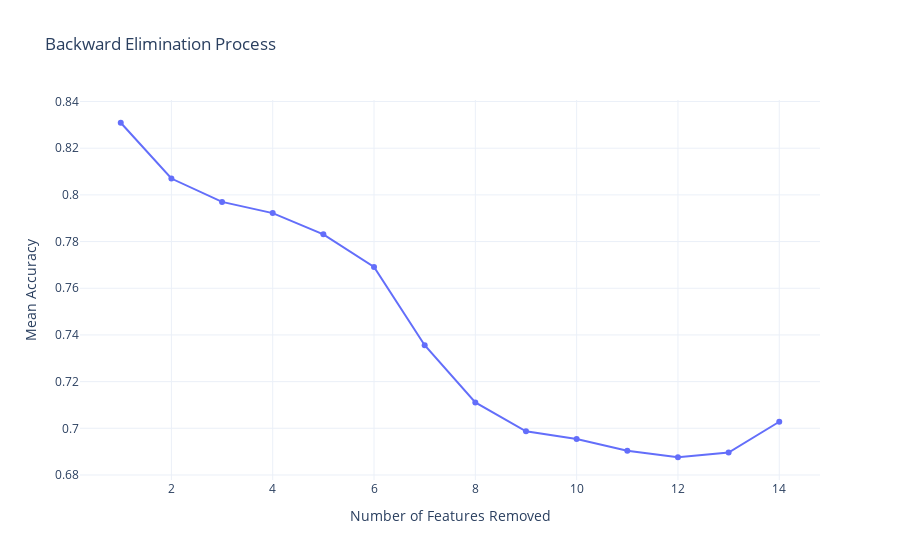

Source (notebook cell):
### Code cell
fig = go.Figure()

fig.add_trace(go.Scatter(
    x=list(range(1, len(removed_features) + 1)),
    y=accuracy_scores,
    mode='lines+markers',
    text=removed_features,
    hovertemplate='<b>Step %{x}</b><br>Removed Feature: %{text}<br>Mean Accuracy: %{y:.4f}<extra></extra>',
    name='Backward Elimination'
))

fig.update_layout(
    title="Backward Elimination Process",
    xaxis_title="Number of Features Removed",
    yaxis_title="Mean Accuracy",
    hovermode="closest",
    template="plotly_white"
)

fig.show()

### Figure 1 — Plotly figure (JSON) as saved in the notebook; plotly's stock layout.template omitted (floating-point values rounded to 4 significant figures)
{"data": [{"hovertemplate": "<b>Step %{x}</b><br>Removed Feature: %{text}<br>Mean Accuracy: %{y:.4f}<extra></extra>", "mode": "lines+markers", "name": "Backward Elimination", "text": ["NumOfProducts", "Age_50-60", "Balance", "IsActiveMember", "CreditScore", "EstimatedSalary", "Tenure", "Satisfaction Score", "Geography_Germany", "Age_<30", "Age_>60", "Age_40-50", "Card Type_SILVER", "Geography_Spain"], "type": "scatter", "x": [1, 2, 3, 4, 5, 6, 7, 8, 9, 10, 11, 12, 13, 14], "y": [0.8309, 0.807, 0.797, 0.7922, 0.7831, 0.7691, 0.7356, 0.7111, 0.6987, 0.6954, 0.6904, 0.6876, 0.6896, 0.7028]}], "layout": {"hovermode": "closest", "title": {"text": "Backward Elimination Process"}, "xaxis": {"title": {"text": "Number of Features Removed"}}, "yaxis": {"title": {"text": "Mean Accuracy"}}}}
